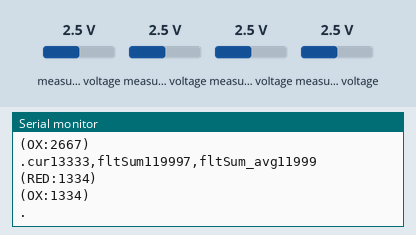
Simulated run of this sketch. Board: ESP32. Shown: the last lines printed to the serial monitor. The inputs (shaded band) are chosen by the test bench; at power-on: measured voltage 2.5 V.

Above: at 13.5 s.
13.6 s: measured voltage (sensor 201) set to 0.1 V
At 16.0 s:
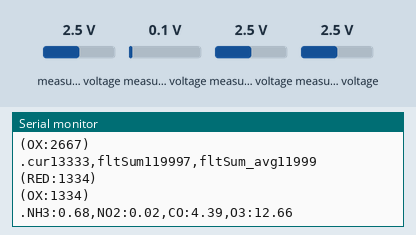
16.9 s: measured voltage (sensor 203) set to 0.1 V
18.4 s: measured voltage (sensor 200) set to 0.1 V
At 19.5 s:
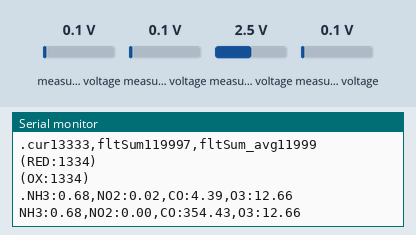
19.9 s: measured voltage (sensor 201) set to 1.2 V
21.4 s: measured voltage (sensor 202) set to 0.1 V
At 22.6 s:
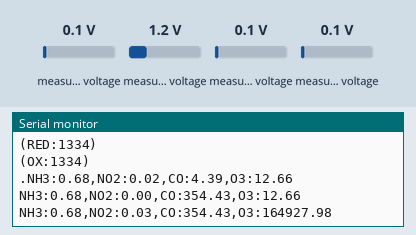
22.9 s: measured voltage (sensor 203) set to 1.2 V
At 25.2 s:
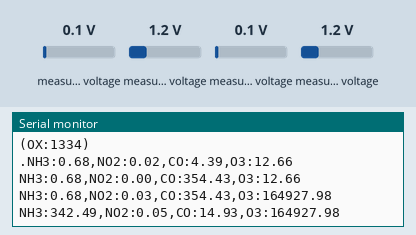
Timing chart, 0 to 25.4 s (numbered marks = the images above; inputs shaded):
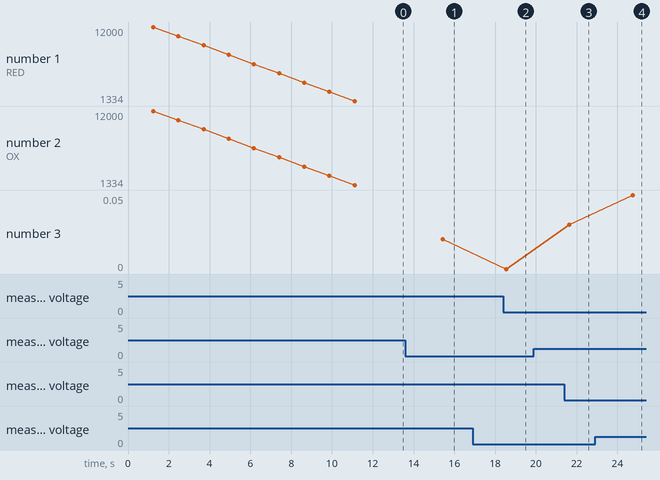

The sketch:

esp32_mics6814_mq131_test_1.ino
```cpp
#include <Adafruit_ADS1X15.h>
Adafruit_ADS1115 ads;

/*-------------------------MQ131-----------------------------*/

#define MQ131_DEFAULT_HI_CONCENTRATION_R0           235.00            // Default R0 for high concentration MQ131
#define MQ131_DEFAULT_HI_CONCENTRATION_TIME2READ    80                // Default time to read before stable signal for high concentration MQ131

uint32_t MQ131_R_load = 22000;
int8_t temperatureCelsuis = 26;
uint8_t humidityPercent = 60;
float O3 = 0;

/*-----------------------MiCS6814----------------------------*/

enum channel {CH_NH3, CH_RED, CH_OX};
typedef enum channel channel_t;

enum gas {CO, NO2, NH3, C3H8, C4H10, CH4, H2, C2H5OH};
typedef enum gas gas_t;

#define NH3PIN 2
#define COPIN 3
#define OXPIN 1

uint16_t NH3baseR;
uint16_t REDbaseR;
uint16_t OXbaseR;

/**
   Requests the current resistance for a given channel
   from the sensor. The value is an ADC value between
   0 and 1024.

   @param channel
          The channel to read the base resistance from.
   @return The unsigned 16-bit base resistance
           of the selected channel.
*/
uint16_t getResistance(channel_t channel) {
  unsigned long rs = 0;
  int counter = 0;
  switch (channel) {
    case CH_NH3:
      for(int i = 0; i < 100; i++) {
        rs += ads.readADC_SingleEnded(NH3PIN);
        counter++;
        delay(2);
      }
      return rs/counter;
    case CH_RED:
      for(int i = 0; i < 100; i++) {
        rs += ads.readADC_SingleEnded(COPIN);
        counter++;
        delay(2);
      }
      return rs/counter;
    case CH_OX:
      for(int i = 0; i < 100; i++) {
        rs += ads.readADC_SingleEnded(OXPIN);
        counter++;
        delay(2);
      }
      return rs/counter;
  }

  return 0;
}

void calibrateMICS() {
  // Continuously measure the resistance,
  // storing the last N measurements in a circular buffer.
  // Calculate the floating average of the last seconds.
  // If the current measurement is close to the average stop.

  // Seconds to keep stable for successful calibration
  // (Keeps smaller than 64 to prevent overflows)
  uint8_t seconds = 10;
  // Allowed delta for the average from the current value
  uint8_t delta = 50;

  // Circular buffer for the measurements
  uint16_t bufferNH3[seconds];
  uint16_t bufferRED[seconds];
  uint16_t bufferOX[seconds];
  // Pointers for the next element in the buffer
  uint8_t pntrNH3 = 0;
  uint8_t pntrRED = 0;
  uint8_t pntrOX = 0;
  // Current floating sum in the buffer
  int32_t fltSumNH3 = 0;
  int32_t fltSumRED = 0;
  int32_t fltSumOX = 0;

  // Current measurements;
  int16_t curNH3;
  int16_t curRED;
  int16_t curOX;

  // Flag to see if the channels are stable
  bool NH3stable = false;
  bool REDstable = false;
  bool OXstable = false;

  // Initialize buffer
  for (int i = 0; i < seconds; ++i) {
    bufferNH3[i] = 0;
    bufferRED[i] = 0;
    bufferOX[i] = 0;
  }

  do {
    // Wait a second
    delay(1000);
    Serial.print(".");
    // Read new resistances
    unsigned long rs = 0;
    delay(50);
    for (int i = 0; i < 3; i++) {
      delay(1);
      rs += ads.readADC_SingleEnded(NH3PIN);
    }
    curNH3 = rs/3;
    rs = 0;
    delay(50);
    for (int i = 0; i < 3; i++) {
      delay(1);
      rs += ads.readADC_SingleEnded(COPIN);
    }
    curRED = rs/3;
    rs = 0;
    delay(50);
    for (int i = 0; i < 3; i++) {
      delay(1);
      rs += ads.readADC_SingleEnded(OXPIN);
    }
    curOX = rs/3;

    // Update floating sum by subtracting value
    // about to be overwritten and adding the new value.
    fltSumNH3 = fltSumNH3 + curNH3 - bufferNH3[pntrNH3];
    fltSumRED = fltSumRED + curRED - bufferRED[pntrRED];
    fltSumOX = fltSumOX + curOX - bufferOX[pntrOX];

    // Store new measurement in buffer
    bufferNH3[pntrNH3] = curNH3;
    bufferRED[pntrRED] = curRED;
    bufferOX[pntrOX] = curOX;

    // Determine new state of flags
    NH3stable = abs(fltSumNH3 / seconds - curNH3) < delta;
    REDstable = abs(fltSumRED / seconds - curRED) < delta;
    OXstable = abs(fltSumOX / seconds - curOX) < delta;

    // Advance buffer pointer
    pntrNH3 = (pntrNH3 + 1) % seconds ;
    pntrRED = (pntrRED + 1) % seconds;
    pntrOX = (pntrOX + 1) % seconds;

    //Mikä kestää?
    if(!NH3stable) {
      Serial.print("cur");
      Serial.print(curNH3);
      Serial.print(",fltSum");
      Serial.print(fltSumNH3);
      Serial.print(",fltSum_avg");
      Serial.println(fltSumNH3 / seconds);
    }
    if(!REDstable) {
      Serial.print("(RED:");
      Serial.print(abs(fltSumRED / seconds - curRED));
      Serial.println(")");
    }
    if(!OXstable) {
      Serial.print("(OX:");
      Serial.print(abs(fltSumOX / seconds - curOX));
      Serial.println(")");
    }

  } while (!NH3stable || !REDstable || !OXstable);

  NH3baseR = fltSumNH3 / seconds;
  REDbaseR = fltSumRED / seconds;
  OXbaseR = fltSumOX / seconds;

  // Store new base resistance values in EEPROM
}

uint16_t getBaseResistance(channel_t channel) {
  switch (channel) {
    case CH_NH3: return NH3baseR;
    case CH_RED: return REDbaseR;
    case CH_OX: return OXbaseR;
  }

  return 0;
}


/**
   Calculates the current resistance ratio for the given channel.

   @param channel
          The channel to request resistance values from.
   @return The floating-point resistance ratio for the given channel.
*/
float getCurrentRatio(channel_t channel) {
  float baseResistance = (float) getBaseResistance(channel);
  float resistance = (float) getResistance(channel);

  return resistance / baseResistance * (32768.0 - baseResistance) / (32768.0 - resistance);

  return -1.0;
}

/**
   Measures the gas concentration in ppm for the specified gas.

   @param gas
          The gas to calculate the concentration for.
   @return The current concentration of the gas
           in parts per million (ppm).
*/
float measureMICS(gas_t gas) {
  float ratio;
  float c = 0;

  switch (gas) {
    case CO:
      ratio = getCurrentRatio(CH_RED);
      c = pow(ratio, -1.179) * 4.385;
      break;
    case NO2:
      ratio = getCurrentRatio(CH_OX);
      c = pow(ratio, 1.007) / 6.855;
      break;
    case NH3:
      ratio = getCurrentRatio(CH_NH3);
      c = pow(ratio, -1.67) / 1.47;
      break;
    case C3H8:
      ratio = getCurrentRatio(CH_NH3);
      c = pow(ratio, -2.518) * 570.164;
      break;
    case C4H10:
      ratio = getCurrentRatio(CH_NH3);
      c = pow(ratio, -2.138) * 398.107;
      break;
    case CH4:
      ratio = getCurrentRatio(CH_RED);
      c = pow(ratio, -4.363) * 630.957;
      break;
    case H2:
      ratio = getCurrentRatio(CH_RED);
      c = pow(ratio, -1.8) * 0.73;
      break;
    case C2H5OH:
      ratio = getCurrentRatio(CH_RED);
      c = pow(ratio, -1.552) * 1.622;
      break;
  }

  return isnan(c) ? -1 : c;
}
// example of values : nh3 = 0.7 ppm, co = 4.6 ppm and no2 = 0.17 ppm. I guess its ok based on the limits speculated on internet.

float MQ131_getEnvCorrectRatio() {
 	// Select the right equation based on humidity
 	// If default value, ignore correction ratio
 	if(humidityPercent == 60 && temperatureCelsuis == 20) {
 		return 1.0;
 	}
 	// For humidity > 75%, use the 85% curve
 	if(humidityPercent > 75) {
    // R^2 = 0.996
   	return -0.0103 * temperatureCelsuis + 1.1507;
 	}
 	// For humidity > 50%, use the 60% curve
 	if(humidityPercent > 50) {
 		// R^2 = 0.9976
 		return -0.0119 * temperatureCelsuis + 1.3261;
 	}

 	// Humidity < 50%, use the 30% curve
  // R^2 = 0.9986
 	return -0.0141 * temperatureCelsuis + 1.5623;
}

void mq131_read () {
  int16_t ads1115_adc_0 = ads.readADC_SingleEnded(0);
  float mq131_voltage = ads.computeVolts(ads1115_adc_0);
  //float R_s = (5.0 / mq131_voltage - 1.0) * MQ131_R_load;
  float R_s = (5.0 / mq131_voltage - 1.0) * MQ131_R_load;
  float ratio = R_s / 15000 * MQ131_getEnvCorrectRatio();

  O3 = (8.37768358 * pow(ratio, 2.30375446) - 8.37768358);
}

void setup() {
  Serial.begin(115200);

  Serial.println("Getting single-ended readings from AIN0..3");
  Serial.println("ADC Range: +/- 6.144V (1 bit = 3mV/ADS1015, 0.1875mV/ADS1115)");

  if (!ads.begin())
  {
    Serial.println("Failed to initialize ADS.");
    while (1);
  }

  calibrateMICS();
}

void loop() {
  mq131_read();
  float nh3_reading = measureMICS(NH3);
  float no2_reading = measureMICS(NO2);
  float co_reading = measureMICS(CO);
  // put your main code here, to run repeatedly:
  Serial.print("NH3:"); Serial.print(nh3_reading);
  Serial.print(",NO2:"); Serial.print(no2_reading);
  Serial.print(",CO:"); Serial.print(co_reading);
  Serial.print(",O3:"); Serial.println(O3);
}
```

Measured:
- after the input at 13.6 s, the serial monitor: prints a new line after 1.8 s (image 1)
- after the input at 22.9 s, the serial monitor: prints a new line after 1.8 s (image 4)
